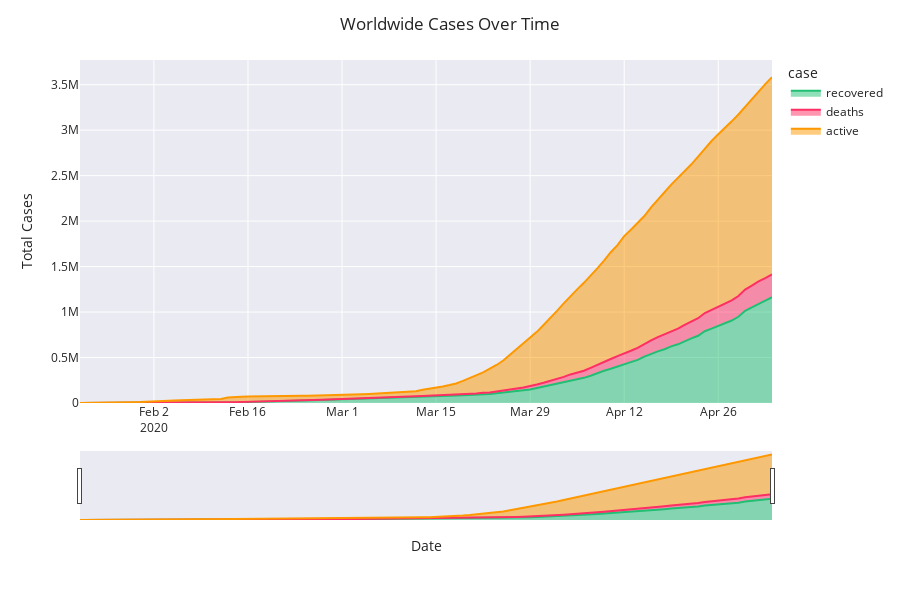

Notebook code for this chart:
### Code cell
temp = cw_df.groupby('date')['recovered', 'deaths', 'active'].sum().reset_index()
temp = temp.melt(id_vars="date", value_vars=['recovered', 'deaths', 'active'],
                 var_name='case', value_name='count')

fig = px.area(temp, x="date", y="count", color='case', height=600,
              color_discrete_sequence = [rec, dth, act])
fig.update_layout(title='Worldwide Cases Over Time',
                  xaxis_title='Date',
                  yaxis_title='Total Cases',
                  xaxis_rangeslider_visible=True)
fig.show()
